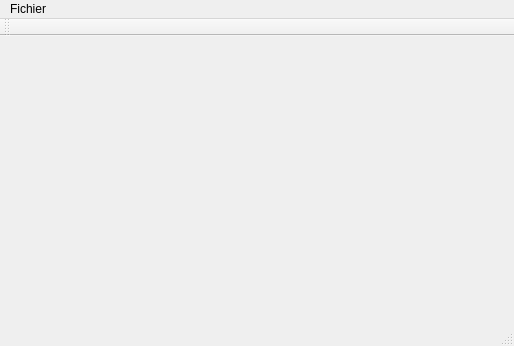
<?xml version="1.0" encoding="UTF-8"?>
<ui version="4.0">
 <class>MainWindow</class>
 <widget class="QMainWindow" name="MainWindow">
  <property name="geometry">
   <rect>
    <x>0</x>
    <y>0</y>
    <width>514</width>
    <height>346</height>
   </rect>
  </property>
  <property name="windowTitle">
   <string>MainWindow</string>
  </property>
  <widget class="QWidget" name="centralWidget"/>
  <widget class="QMenuBar" name="menuBar">
   <property name="geometry">
    <rect>
     <x>0</x>
     <y>0</y>
     <width>514</width>
     <height>22</height>
    </rect>
   </property>
   <widget class="QMenu" name="menuFichier">
    <property name="title">
     <string>Fichier</string>
    </property>
    <addaction name="actionOpen"/>
   </widget>
   <addaction name="menuFichier"/>
  </widget>
  <widget class="QToolBar" name="mainToolBar">
   <attribute name="toolBarArea">
    <enum>TopToolBarArea</enum>
   </attribute>
   <attribute name="toolBarBreak">
    <bool>false</bool>
   </attribute>
  </widget>
  <widget class="QStatusBar" name="statusBar"/>
  <action name="actionOpen">
   <property name="text">
    <string>Open</string>
   </property>
  </action>
 </widget>
 <layoutdefault spacing="6" margin="11"/>
 <resources/>
 <connections/>
</ui>
